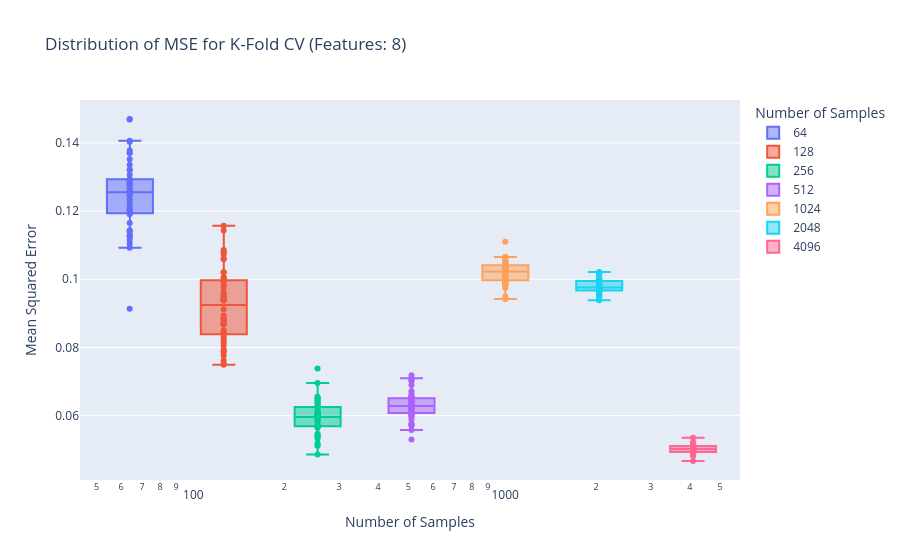
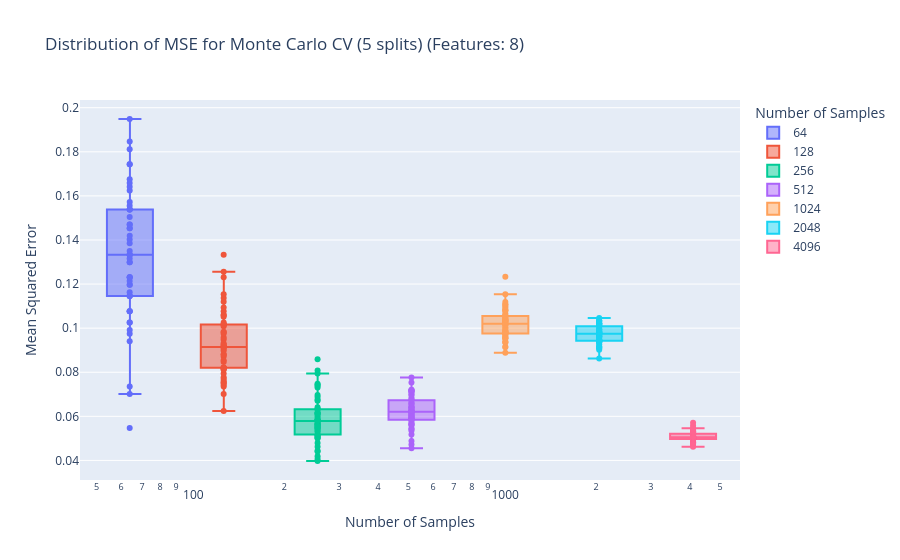
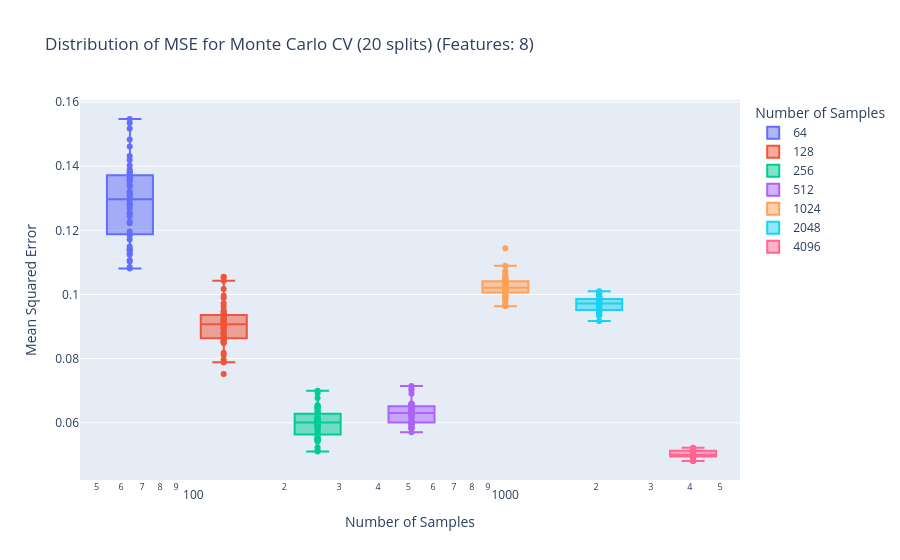
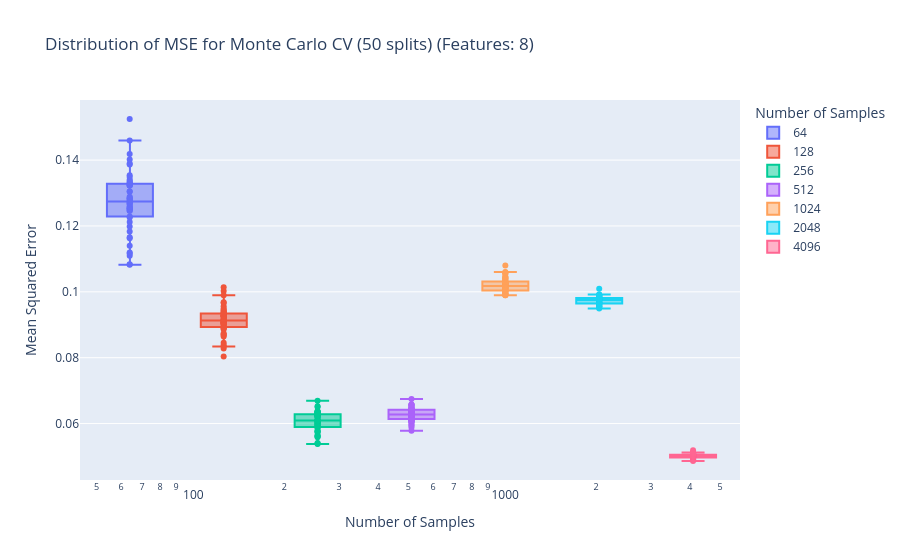

The notebook cell saved with these charts, in order:
### Markdown cell above
### Distributions of MSEs for a Varying Number of Samples

### Code cell
import plotly.express as px
import numpy as np
import pandas as pd

# Get output DataFrame from CSV
output = pd.read_csv('cv_mse_results.csv', converters={
    'MSE': 
        lambda x: 
            np.array(x.strip("\"[]").split(','), dtype='float')
})

for features in output['N_Features'].unique():        
    features_df = pd.DataFrame(columns=['N_Samples', 'CV_Strategy', 'MSE'])
    for samples in output['N_Samples'].unique():
        filtered_df = output[(output['N_Samples'] == samples) & (output['N_Features'] == features)]
        df_tmp = pd.DataFrame(columns=['CV_Strategy', 'MSE'])
        # Copy data from filtered_df to df_tmp
        for strategy in filtered_df['CV_Strategy'].unique():
            double_filtered_df = filtered_df[filtered_df['CV_Strategy'] == strategy]
            mse_values = double_filtered_df['MSE'].values[0]  # Get the array of MSE values
            tmp_mse_array = [mse for mse in mse_values]  # Convert to list if it's a numpy array
            for mse in tmp_mse_array:
                df_tmp = pd.concat([df_tmp, pd.DataFrame([{'CV_Strategy': strategy, 'MSE': mse}])], ignore_index=True)
                features_df = pd.concat([features_df, pd.DataFrame([{'N_Samples': samples, 'CV_Strategy': strategy, 'MSE': mse}])], ignore_index=True)

        individual_plots = False  # Set to True if you want individual plots for each sample size
        if individual_plots:
            # Create a box plot
            fig = px.box(df_tmp, x='CV_Strategy', y='MSE', color='CV_Strategy', points='all',
                        title=f'Distribution of MSE for Different CV Strategies (Samples: {samples}, Features: {features})',
                        labels={'MSE': 'Mean Squared Error', 'CV_Strategy': 'Cross-Validation Strategy'},
                        category_orders={'CV_Strategy': ['K-Fold CV', 'Monte Carlo CV (5 splits)', 'Monte Carlo CV (20 splits)', 'Monte Carlo CV (50 splits)', 'Repeated K-Fold CV']})
            fig.show()

    # For each strategy, create a box plot for all sample sizes for the current feature count
    for strategy in features_df['CV_Strategy'].unique():
        strategy_df = features_df[features_df['CV_Strategy'] == strategy]
        fig_strategy = px.box(strategy_df, x='N_Samples', y='MSE', color='N_Samples', points='all',
                            log_x=True,
                            title=f'Distribution of MSE for {strategy} (Features: {features})',
                            labels={'MSE': 'Mean Squared Error', 'N_Samples': 'Number of Samples'},
                            category_orders={'N_Samples': sorted(features_df['N_Samples'].unique())})
        fig_strategy.show()
